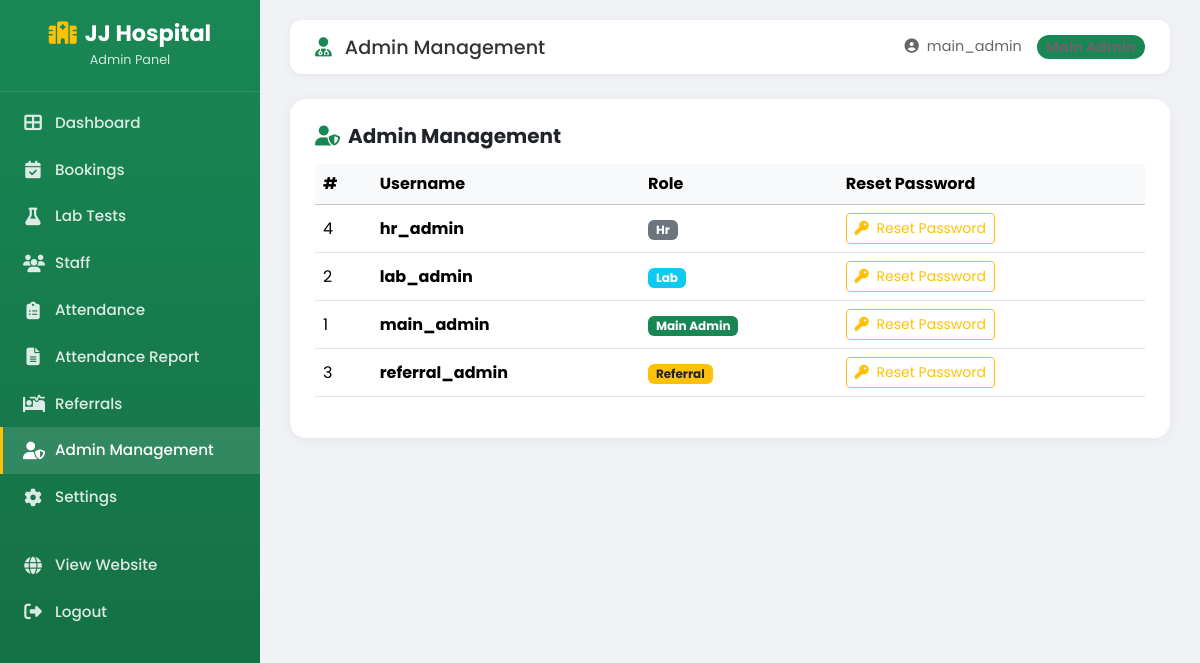
Screenshot of /admin/admins (signed in) with the database file from the repository.
### models.py (models this page shows, shortened)
class Admin(db.Model):
    id = db.Column(db.Integer, primary_key=True)
    username = db.Column(db.String(80), unique=True, nullable=False)
    password_hash = db.Column(db.String(256), nullable=False)
    role = db.Column(db.String(20), default='main_admin')  # main_admin, pharmacy, lab, referral, hr

### app.py (the view)
@app.route('/admin/admins')
@login_required
@role_required('main_admin')
def admin_management():
    admins = Admin.query.order_by(Admin.role, Admin.username).all()
    return render_template('admin/admin_management.html', admins=admins)

### app.py (called while the page is built)
def login_required(f):
    @wraps(f)
    def decorated(*args, **kwargs):
        if not session.get('admin_logged_in'):
            flash('Please login first', 'danger')
            return redirect(url_for('admin_login'))
        return f(*args, **kwargs)
    return decorated

def role_required(*allowed_roles):
    def decorator(f):
        @wraps(f)
        def decorated(*args, **kwargs):
            if session.get('admin_role') not in allowed_roles:
                flash('You do not have permission to access this page', 'danger')
                return redirect(url_for('admin_dashboard'))
            return f(*args, **kwargs)
        return decorated
    return decorator

### templates/admin/admin_management.html (shortened to what this page needs)
{% extends "admin/layout.html" %}
{% block content %}
<div class="table-container">
    <div class="d-flex justify-content-between align-items-center mb-3">
        <h5 class="fw-bold m-0"><i class="fas fa-user-shield me-2 text-success"></i>Admin Management</h5>
    </div>
    <div class="table-responsive">
        <table class="table table-hover align-middle">
            <thead class="table-light">
                <tr>
                    <th>#</th>
                    <th>Username</th>
                    <th>Role</th>
                    <th>Reset Password</th>
                </tr>
            </thead>
            <tbody>
                {% for a in admins %}
                <tr>
                    <td>{{ a.id }}</td>
                    <td><strong>{{ a.username }}</strong></td>
                    <td>
                        {% if a.role == 'main_admin' %}<span class="badge bg-success">{{ a.role|replace('_', ' ')|title }}</span>
                        {% elif a.role == 'lab' %}<span class="badge bg-info">{{ a.role|title }}</span>
                        {% elif a.role == 'referral' %}<span class="badge bg-warning text-dark">{{ a.role|title }}</span>
                        {% elif a.role == 'hr' %}<span class="badge bg-secondary">{{ a.role|title }}</span>
                        {% else %}<span class="badge bg-primary">{{ a.role|title }}</span>
                        {% endif %}
                    </td>
                    <td>
                        <button type="button" class="btn btn-sm btn-outline-warning" data-bs-toggle="modal" data-bs-target="#resetModal{{ a.id }}">
                            <i class="fas fa-key me-1"></i> Reset Password
                        </button>
                    </td>
                </tr>
                {% endfor %}
            </tbody>
        </table>
    </div>
</div>
{% endblock %}

### templates/admin/layout.html (shortened to what this page needs)
<!DOCTYPE html>
<html lang="en">
<head>
    <link href="https://cdn.jsdelivr.net/npm/bootstrap@5.3.2/dist/css/bootstrap.min.css" rel="stylesheet">
    <link rel="stylesheet" href="https://cdnjs.cloudflare.com/ajax/libs/font-awesome/6.4.0/css/all.min.css">
</head>
<body>
    <div class="sidebar">
        <div class="sidebar-header">
            <h3><i class="fas fa-hospital-alt"></i><span>JJ Hospital</span></h3>
            <small><span>Admin Panel</span></small>
        </div>
        <nav class="mt-2">
            <a href="{{ url_for('admin_dashboard') }}" class="nav-link {% if request.endpoint == 'admin_dashboard' %}active{% endif %}">
                <i class="fas fa-th-large"></i><span>Dashboard</span>
            </a>
            {% set role = session.admin_role %}
            {% if role in ['main_admin', 'lab'] %}
            <a href="{{ url_for('admin_bookings') }}" class="nav-link {% if request.endpoint in ['admin_bookings'] %}active{% endif %}">
                <i class="fas fa-calendar-check"></i><span>Bookings</span>
            </a>
            {% endif %}
            {% if role in ['main_admin', 'lab'] %}
            <a href="{{ url_for('admin_lab_tests') }}" class="nav-link {% if request.endpoint in ['admin_lab_tests', 'add_lab_test', 'edit_lab_test'] %}active{% endif %}">
                <i class="fas fa-flask"></i><span>Lab Tests</span>
            </a>
            {% endif %}
            {% if role in ['main_admin', 'hr'] %}
            <a href="{{ url_for('admin_staff') }}" class="nav-link {% if request.endpoint in ['admin_staff', 'add_staff', 'edit_staff'] %}active{% endif %}">
                <i class="fas fa-users"></i><span>Staff</span>
            </a>
            <a href="{{ url_for('admin_attendance') }}" class="nav-link {% if request.endpoint in ['admin_attendance'] %}active{% endif %}">
                <i class="fas fa-clipboard-list"></i><span>Attendance</span>
            </a>
            <a href="{{ url_for('attendance_report') }}" class="nav-link {% if request.endpoint == 'attendance_report' %}active{% endif %}">
                <i class="fas fa-file-alt"></i><span>Attendance Report</span>
            </a>
            {% endif %}
            {% if role in ['main_admin', 'referral'] %}
            <a href="{{ url_for('admin_referrals') }}" class="nav-link {% if request.endpoint in ['admin_referrals', 'add_referral', 'edit_referral'] %}active{% endif %}">
                <i class="fas fa-procedures"></i><span>Referrals</span>
            </a>
            {% endif %}
            {% if role == 'main_admin' %}
            <a href="{{ url_for('admin_management') }}" class="nav-link {% if request.endpoint == 'admin_management' %}active{% endif %}">
                <i class="fas fa-user-shield"></i><span>Admin Management</span>
            </a>
            {% endif %}
            {% if role in ['main_admin', 'lab', 'referral', 'hr'] %}
            <a href="{{ url_for('admin_settings') }}" class="nav-link {% if request.endpoint == 'admin_settings' %}active{% endif %}">
                <i class="fas fa-cog"></i><span>Settings</span>
            </a>
            {% endif %}
            <hr style="border-color: rgba(255,255,255,0.1); margin: 10px 20px;">
            <a href="{{ url_for('home') }}" class="nav-link" target="_blank">
                <i class="fas fa-globe"></i><span>View Website</span>
            </a>
            <a href="{{ url_for('admin_logout') }}" class="nav-link">
                <i class="fas fa-sign-out-alt"></i><span>Logout</span>
            </a>
        </nav>
    </div>
    <div class="main-content">
        <div class="topbar">
            <h4><i class="fas fa-user-md me-2 text-success"></i>
                {% if request.endpoint == 'admin_dashboard' %}Dashboard
                {% elif request.endpoint == 'admin_bookings' %}Booking Management
                {% elif request.endpoint == 'admin_staff' %}Staff Management
                {% elif request.endpoint in ['add_staff', 'edit_staff'] %}Staff Form
                {% elif request.endpoint == 'admin_attendance' %}Attendance
                {% elif request.endpoint == 'attendance_report' %}Attendance Report
                {% elif request.endpoint in ['admin_referrals'] %}Referral Management
                {% elif request.endpoint in ['add_referral', 'edit_referral'] %}Referral Form
                {% elif request.endpoint in ['admin_lab_tests'] %}Lab Tests
                {% elif request.endpoint in ['add_lab_test', 'edit_lab_test'] %}Lab Test Form
                {% elif request.endpoint == 'admin_management' %}Admin Management
                {% elif request.endpoint == 'admin_settings' %}Settings
                {% else %}Admin Panel
                {% endif %}
            </h4>
            <div class="admin-info">
                <span><i class="fas fa-user-circle me-1"></i> {{ session.admin_username }}</span>
                <span class="badge bg-{{ 'success' if session.admin_role == 'main_admin' else 'info' if session.admin_role == 'lab' else 'warning' if session.admin_role == 'referral' else 'secondary' }} rounded-pill">{{ session.admin_role|replace('_', ' ')|title }}</span>
            </div>
        </div>
        {% block content %}{% endblock %}
    </div>
</body>
</html>

### templates/admin/layout.html (style rules this page uses)
* { margin: 0; padding: 0; box-sizing: border-box; }
body { font-family: 'Poppins', sans-serif; background: #f0f2f5; overflow-x: hidden; }
.sidebar { position: fixed; top: 0; left: 0; width: 260px; height: 100vh; background: linear-gradient(180deg, #198754 0%, #146c43 100%); color: white; z-index: 1000; transition: all 0.3s; overflow-y: auto; }
.sidebar-header { padding: 20px; border-bottom: 1px solid rgba(255,255,255,0.1); text-align: center; }
.sidebar-header h3 { font-size: 1.4rem; font-weight: 700; margin: 0; }
.sidebar-header h3 i { color: #ffc107; margin-right: 8px; }
.sidebar-header small { opacity: 0.8; font-size: 0.8rem; }
.sidebar .nav-link { color: rgba(255,255,255,0.85); padding: 12px 20px; font-size: 0.95rem; font-weight: 500; border-left: 3px solid transparent; transition: all 0.3s; display: flex; align-items: center; gap: 12px; }
.sidebar .nav-link:hover, .sidebar .nav-link.active { background: rgba(255,255,255,0.12); color: white; border-left-color: #ffc107; }
.sidebar .nav-link i { width: 20px; text-align: center; font-size: 1.1rem; }
.main-content { margin-left: 260px; padding: 20px 30px; min-height: 100vh; }
.topbar { background: white; border-radius: 12px; padding: 15px 25px; margin-bottom: 25px; box-shadow: 0 2px 10px rgba(0,0,0,0.05); display: flex; justify-content: space-between; align-items: center; }
.topbar h4 { margin: 0; font-size: 1.2rem; color: #333; }
.topbar .admin-info { display: flex; align-items: center; gap: 15px; }
.topbar .admin-info span { font-size: 0.9rem; color: #666; }
.table-container { background: white; border-radius: 16px; padding: 25px; box-shadow: 0 2px 15px rgba(0,0,0,0.05); }

### rows the page displays
Admin: id "4", username "hr_admin", role "Hr"
Admin: id "2", username "lab_admin", role "Lab"
Admin: id "1", username "main_admin", role "Main Admin"
Admin: id "3", username "referral_admin", role "Referral"

### other values shown
{{ session.admin_username }} "main_admin"
